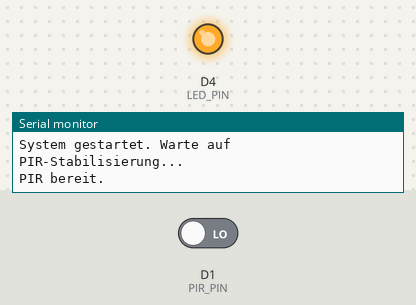
The sketch below on a simulated ESP8266 (NodeMCU). Shown: output pins drawn as LEDs (lit = HIGH), the last lines printed to the serial monitor. Dashed ring = blinking. Inputs (shaded band) come from the test bench; at power-on: D1 (PIR_PIN) LOW.

Above: at 11.2 s.
11.3 s: D1 (PIR_PIN) driven HIGH
At 11.37 s:
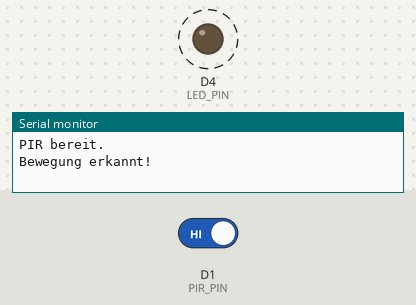
13.2 s: D1 (PIR_PIN) driven LOW
Timing chart, 0 to 16.2 s (numbered marks = the images above; inputs shaded):
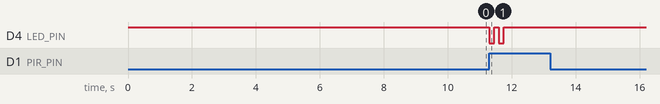

Measured:
- after the input at 11.3 s, D4 (LED_PIN): alternates HIGH for 0.15 s and LOW for 0.15 s, 4 changes in all, then stays HIGH, starting at once

The sketch:

NodeMCU_PIR.ino
```cpp
/**
 * Projekt: PIR Bewegungsmelder mit NodeMCU V3
 * Beschreibung: Lässt die Onboard-LED 2x kurz blinken, wenn Bewegung erkannt wird.
 */

// Pin-Definitionen
const int PIR_PIN = D1;       // PIR-Sensor ist mit GPIO D1 verbunden
const int LED_PIN = LED_BUILTIN; // Onboard-LED der NodeMCU (ist meistens LOW-aktiv!)

// Variablen für den Sensorstatus
int pirState = LOW;
int val = 0;

void setup() {
  // Seriellen Monitor für Debugging starten
  Serial.begin(115200);

  // Pin-Modi festlegen
  pinMode(PIR_PIN, INPUT);
  pinMode(LED_PIN, OUTPUT);

  // LED initial ausschalten (Da LED_BUILTIN beim ESP8266 oft LOW-aktiv ist, schaltet HIGH sie aus)
  digitalWrite(LED_PIN, HIGH);

  Serial.println("System gestartet. Warte auf PIR-Stabilisierung...");
  delay(10000); // PIR-Sensoren brauchen oft ein paar Sekunden zum Kalibrieren
  Serial.println("PIR bereit.");
}

void loop() {
  val = digitalRead(PIR_PIN); // Sensor auslesen

  if (val == HIGH) { // Bewegung erkannt
    if (pirState == LOW) {
      Serial.println("Bewegung erkannt!");
      pirState = HIGH;

      // 2 x kurz blinken
      blinkLED(2, 150);
    }
  } else {
    if (pirState == HIGH) {
      Serial.println("Bewegung beendet.");
      pirState = LOW;
    }
  }
}

// Funktion zum Blinken der LED
void blinkLED(int mal, int dauer) {
  for (int i = 0; i < mal; i++) {
    digitalWrite(LED_PIN, LOW);  // LED an (LOW-aktiv beim ESP8266)
    delay(dauer);
    digitalWrite(LED_PIN, HIGH); // LED aus
    delay(dauer);
  }
}
```
